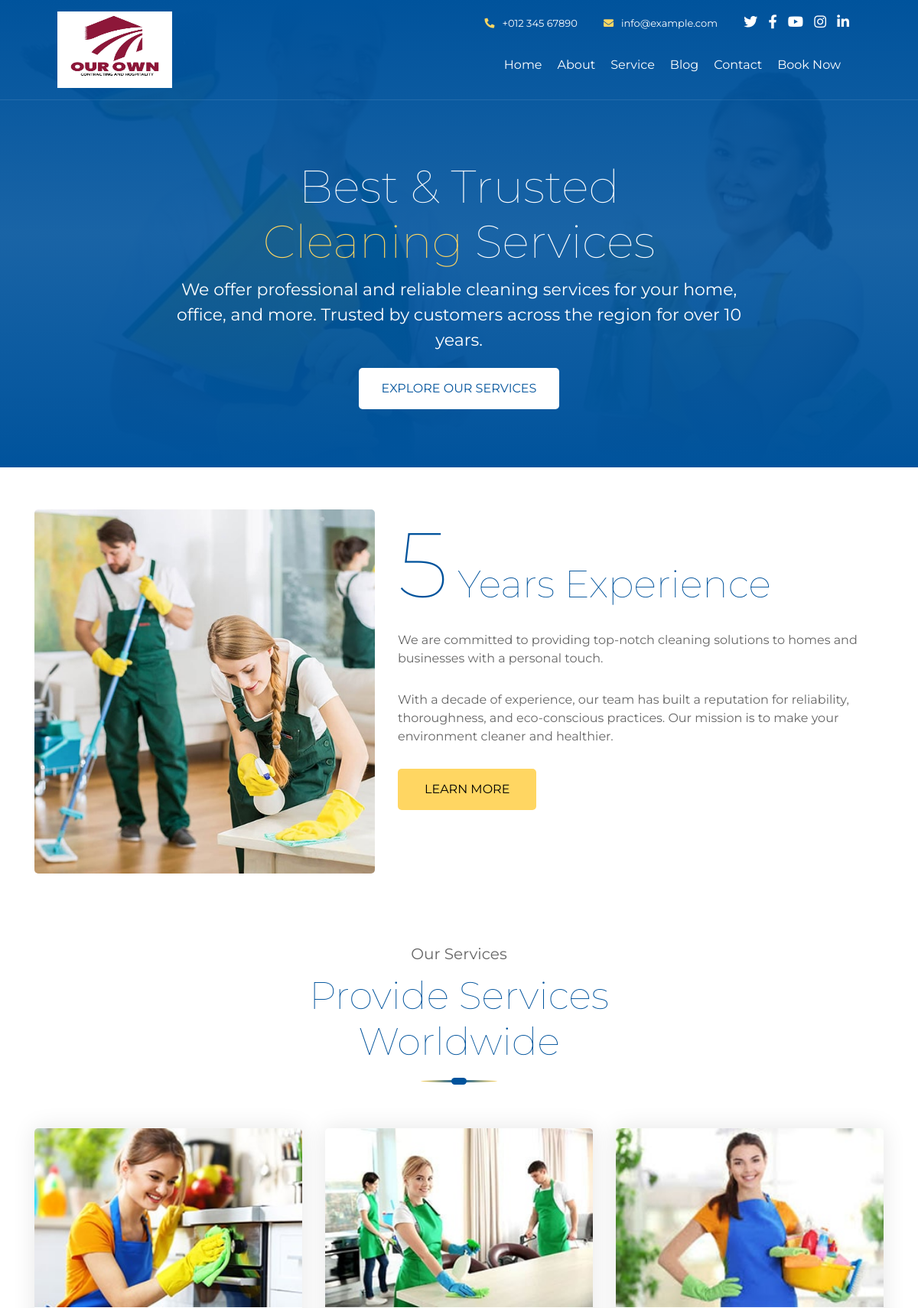
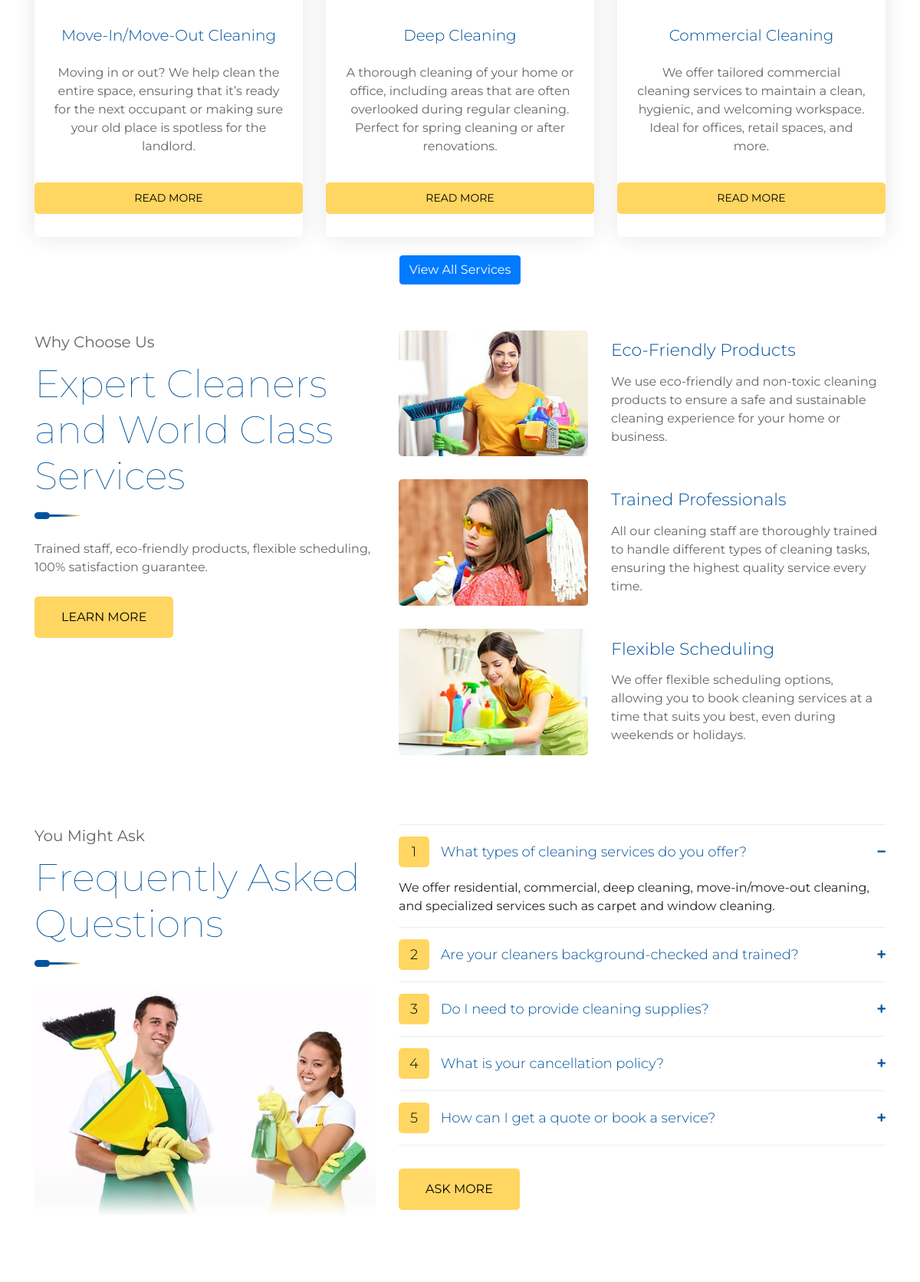
The page / (upper part) on the database its author committed (2 pictures, top to bottom).
### core/models.py (models this page shows, shortened)
class About(models.Model):
    experience_years = models.PositiveIntegerField(default=0)
    title = models.CharField(max_length=255)
    description = models.TextField()
    more_info = models.TextField()
    image = models.ImageField(upload_to='about/')
    why_choose_us = models.TextField(blank=True, null=True)

class Service(models.Model):
    title = models.CharField(max_length=100)
    slug = models.SlugField(blank=True)
    description = models.TextField()
    image = models.ImageField(upload_to='services/')

class Feature(models.Model):
    title = models.CharField(max_length=100)
    description = models.TextField()
    image = models.ImageField(upload_to='features/')

class FAQ(models.Model):
    question = models.CharField(max_length=255)
    answer = models.TextField()

### core/views.py (the view)
# urls.py: path('', views.index, name='home'),
def index(request):
    about = About.objects.first()
    services = Service.objects.all().order_by('-id')[:3]
    features = Feature.objects.all()
    faqs = FAQ.objects.all()
    testimonials = Testimonial.objects.all()
    blogs = BlogPost.objects.all().order_by('-publish_date')[:3]
    return render(request, 'core/index.html', {
        'about': about,
        'services': services,
        'features': features,
        'faqs': faqs,
        'testimonials': testimonials,
        'blogs': blogs
    })

### core/templates/core/index.html (shortened to what this page needs)
{% extends 'base.html' %}
{% load static %}
{% block header %}
    <div class="hero d-flex align-items-center justify-content-center text-center" style="min-height: 60vh;">
        <div class="col-md-8">
            <h2>Best & Trusted</h2>
            <h2><span>Cleaning</span> Services</h2>
            <p>We offer professional and reliable cleaning services for your home, office, and more. Trusted by customers across the region for over 10 years.</p>
            <a class="btn" href="{% url 'services' %}">Explore Our Services</a>
        </div>
    </div>
{% endblock %}
{% block content %}
<div class="about">
    <div class="container">
        <div class="row">
            <div class="col-lg-5 col-md-6">
                <div class="about-img">
                    <img src="{{ about.image.url }}" alt="Image">
                </div>
            </div>
            <div class="col-lg-7 col-md-6">
                <div class="about-text">
                    <h2><span>{{ about.experience_years }}</span> Years Experience</h2>
                    <p>{{ about.description }}</p>
                    <p>{{ about.more_info }}</p>
                    <a class="btn" href="">Learn More</a>
                </div>
            </div>
        </div>
    </div>
</div>
<div class="service">
    <div class="container">
        <div class="section-header text-center">
            <p>Our Services</p>
            <h2>Provide Services Worldwide</h2>
        </div>
        <div class="row">
            {% for service in services %}
            <div class="col-lg-4 col-md-6 mb-4">
                <div class="service-item w-100 h-100 d-flex flex-column justify-content-between">
                    <img src="{{ service.image.url }}" alt="Service">
                    <h3>{{ service.title }}</h3>
                    <p>{{ service.description }}</p>
                    <a class="btn btn-primary" href="{% url 'services_detail' service.slug %}">Read More</a>
                </div>
</div>
            {% endfor %}
        </div>
        <div class="text-center">
            <a class="btn btn-primary" href="{% url 'services' %}">View All Services</a>
        </div>
    </div>
</div>
<div class="feature">
    <div class="container">
        <div class="row">
            <div class="col-md-5">
                <div class="section-header left">
                    <p>Why Choose Us</p>
                    <h2>Expert Cleaners and World Class Services</h2>
                </div>
                <p>{{ about.why_choose_us }}</p>
                <a class="btn" href="">Learn More</a>
            </div>
            <div class="col-md-7">
                {% for feature in features %}
                <div class="row align-items-center feature-item">
                    <div class="col-5">
                        <img src="{{ feature.image.url }}" alt="Feature">
                    </div>
                    <div class="col-7">
                        <h3>{{ feature.title }}</h3>
                        <p>{{ feature.description }}</p>
                    </div>
                </div>
                {% endfor %}
            </div>
        </div>
    </div>
</div>
<div class="faqs">
    <div class="container">
        <div class="row">
            <div class="col-md-5">
                <div class="section-header left">
                    <p>You Might Ask</p>
                    <h2>Frequently Asked Questions</h2>
                </div>
                <img src="{% static 'img/faqs.jpg' %}" alt="Image">
            </div>
            <div class="col-md-7">
                <div id="accordion">
                    {% for faq in faqs %}
                    <div class="card">
                        <div class="card-header">
                            <a class="card-link {% if forloop.first %}collapsed{% endif %}" data-toggle="collapse" href="#collapse{{ forloop.counter }}" aria-expanded="{% if forloop.first %}true{% else %}false{% endif %}">
                                <span>{{ forloop.counter }}</span> {{ faq.question }}
                            </a>
                        </div>
                        <div id="collapse{{ forloop.counter }}" class="collapse {% if forloop.first %}show{% endif %}" data-parent="#accordion">
                            <div class="card-body">
                                {{ faq.answer }}
                            </div>
                        </div>
                    </div>
                    {% endfor %}
                </div>
                <a class="btn" href="{% url 'contact' %}">Ask more</a>
            </div>
        </div>
    </div>
</div>
<div class="testimonial">
</div>
{% endblock %}

### rows shown on the page
About: image (picture), experience_years "5", description "We are committed to providing top-notch cleaning solutions to homes and businesses with a personal touch.", more_info "With a decade of experience, our team has built a reputation for reliability, thoroughness, and eco-conscious practices. Our mission is to make your environment cleaner and healthier.", why_choose_us "Trained staff, eco-friendly products, flexible scheduling, 100% satisfaction guarantee."
Service: image (picture), title "Move-In/Move-Out Cleaning", description "Moving in or out? We help clean the entire space, ensuring that it’s ready for the next occupant or making sure your old place is spotless for the landlord."
Service: image (picture), title "Deep Cleaning", description "A thorough cleaning of your home or office, including areas that are often overlooked during regular cleaning. Perfect for spring cleaning or after renovations."
Service: image (picture), title "Commercial Cleaning", description "We offer tailored commercial cleaning services to maintain a clean, hygienic, and welcoming workspace. Ideal for offices, retail spaces, and more."
Feature: image (picture), title "Eco-Friendly Products", description "We use eco-friendly and non-toxic cleaning products to ensure a safe and sustainable cleaning experience for your home or business."
Feature: image (picture), title "Trained Professionals", description "All our cleaning staff are thoroughly trained to handle different types of cleaning tasks, ensuring the highest quality service every time."
Feature: image (picture), title "Flexible Scheduling", description "We offer flexible scheduling options, allowing you to book cleaning services at a time that suits you best, even during weekends or holidays."
FAQ: question "What types of cleaning services do you offer?", answer "We offer residential, commercial, deep cleaning, move-in/move-out cleaning, and specialized services such as carpet and window cleaning."
FAQ: question "Are your cleaners background-checked and trained?"
FAQ: question "Do I need to provide cleaning supplies?"
FAQ: question "What is your cancellation policy?"
FAQ: question "How can I get a quote or book a service?"
